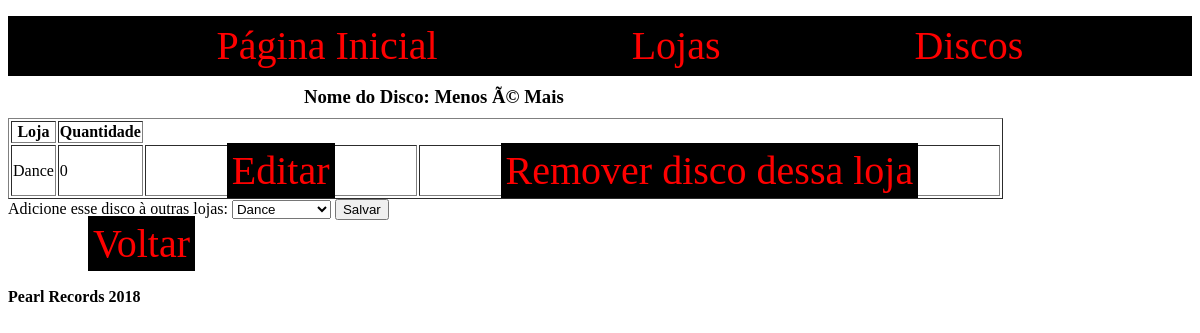
The page /verLojas.php?id=3 on the database its author committed.
### tables this page shows
CREATE TABLE `Disco` (
  `IdDisco` int(11) NOT NULL,
  `Artista` varchar(50) NOT NULL,
  `AnoLancado` int(11) NOT NULL,
  `Genero` varchar(50) NOT NULL,
  `Nome` varchar(60) NOT NULL
);

CREATE TABLE `Loja_Disco` (
  `IdLoja` int(11) NOT NULL,
  `IdDisco` int(11) NOT NULL,
  `QtdDisco` int(11) NOT NULL
);

CREATE TABLE `Loja` (
  `IdLoja` int(11) NOT NULL,
  `Dono` varchar(100) NOT NULL,
  `Telefone` varchar(20) NOT NULL,
  `EnderecoRua` varchar(30) NOT NULL,
  `EnderecoNumero` int(11) NOT NULL,
  `EnderecoBairro` varchar(30) NOT NULL,
  `EnderecoCEP` varchar(10) NOT NULL,
  `EnderecoCidade` varchar(50) NOT NULL,
  `Nome` varchar(70) DEFAULT NULL
);

### DiscoDAO.php (called while the page is built, shortened)
<?php
	class DiscoDAO{
		public function conectar(){
			$servidor = "localhost";
			$usuario = "root";
			$senha = "";
			$bancodados = "PearlRecords";
			$conexao = new mysqli($servidor, $usuario, $senha, $bancodados);
			return $conexao;
		}
		function buscarPorId($codigo){
			$disco = new Disco();
			try{
				$d = $this->conectar();
				$query = "select * from Disco where IdDisco = {$codigo}";
				$resultado = $d->query($query);
				$registro = mysqli_fetch_assoc($resultado);
				$disco->setIdDisco($registro['IdDisco']);
				$disco->setNomeDisco($registro['Nome']);
				$disco->setArtista($registro['Artista']);
				$disco->setAnoLancado($registro['AnoLancado']);
				$disco->setGenero($registro['Genero']);
			}catch(Exception $ex){
				echo $ex->getFile().' : '.$ex->getLine().' : '.$ex->getMessage();
			}
			return $disco;
		}
	}
?>

### Disco.php (called while the page is built, shortened)
<?php
	class Disco {
		private $nome;
		private $id;
		function getIdDisco(){
			return $this->id;
		}
		function setIdDisco($id){
			$this->id = $id;
		}
		function setNomeDisco($nome){
			$this->nome = $nome;
		}
		function getNomeDisco(){
			return $this->nome;
		}
	}
?>

### loja_discoDAO.php (called while the page is built, shortened)
<?php
	class Loja_DiscoDAO{
		public function conectar(){
			$servidor = "localhost";
			$usuario = "root";
			$senha = "";
			$bancodados = "PearlRecords";
			$conexao = new mysqli($servidor, $usuario, $senha, $bancodados);
			return $conexao;
		}
		public function consultarLojasDoDisco($id){
			$lojas_disco = array();
			try{
				$d = $this->conectar();
				$query = "SELECT * FROM Loja_Disco
					WHERE IdDisco = {$id}";
				$resultado = $d->query($query);
				while($registro = mysqli_fetch_assoc($resultado)){
					$loja_disco = new Loja_Disco();
					$loja_disco->setIdLoja($registro['IdLoja']);
					$loja_disco->setIdDisco($registro['IdDisco']);
					$loja_disco->setQtd($registro['QtdDisco']);
					array_push($lojas_disco, $loja_disco);
				}
			}catch(Exception $ex){
				$situacao = FALSE;
				echo $ex->getFile().' : '.$ex->getLine().' : '.$ex->getMessage();
			}
			return $lojas_disco;
		}
	}
?>

### LojaDAO.php (called while the page is built, shortened)
<?php
	class LojaDAO{
		public function conectar(){
			$servidor = "localhost";
			$usuario = "root";
			$senha = "";
			$bancodados = "PearlRecords";
			$conexao = new mysqli($servidor, $usuario, $senha, $bancodados);
			return $conexao;
		}
		public function listarLojas(){
			$lojas = array();
			try{
				$d = $this->conectar();
				$query = "SELECT * FROM Loja";
				$resultado = $d->query($query);
				while($registro = mysqli_fetch_assoc($resultado)){
					$loja = new Loja();
					$loja->setIdLoja($registro['IdLoja']);
					$loja->setNome($registro['Nome']);
					$loja->setDono($registro['Dono']);
					$loja->setTelefone($registro['Telefone']);
					$loja->setRua($registro['EnderecoRua']);
					$loja->setNumero($registro['EnderecoNumero']);
					$loja->setBairro($registro['EnderecoBairro']);
					$loja->setCEP($registro['EnderecoCEP']);
					$loja->setCidade($registro['EnderecoCidade']);
					array_push($lojas, $loja);
				}
			}catch(Exception $ex){
				$situacao = FALSE;
				echo $ex->getFile().' : '.$ex->getLine().' : '.$ex->getMessage();
			}
			return $lojas;
		}
		function buscarPorId($codigo){
			$loja = new Loja();
			try{
				$d = $this->conectar();
				$query = "select * from Loja where IdLoja = {$codigo}";
				$resultado = $d->query($query);
				$registro = mysqli_fetch_assoc($resultado);
				$loja->setIdLoja($registro['IdLoja']);
				$loja->setNome($registro['Nome']);
				$loja->setDono($registro['Dono']);
				$loja->setTelefone($registro['Telefone']);
				$loja->setRua($registro['EnderecoRua']);
				$loja->setNumero($registro['EnderecoNumero']);
				$loja->setBairro($registro['EnderecoBairro']);
				$loja->setCEP($registro['EnderecoCEP']);
				$loja->setCidade($registro['EnderecoCidade']);
			}catch(Exception $ex){
				echo $ex->getFile().' : '.$ex->getLine().' : '.$ex->getMessage();
			}
			return $loja;
		}
	}
?>

### Loja.php (called while the page is built, shortened)
<?php
	class Loja {
		private $nome;
		private $id;
		function getIdLoja(){
			return $this->id;
		}
		function setIdLoja($id){
			$this->id = $id;
		}
		function setNome($nome){
			$this->nome = $nome;
		}
		function getNome(){
			return $this->nome;
		}
	}
?>

### loja_disco.php (called while the page is built)
<?php
	class Loja_Disco {
		private $qtd;
		private $idDisco;
		private $idLoja;
		function getIdDisco(){
			return $this->idDisco;
		}
		function setIdDisco($id){
			$this->idDisco = $id;
		}
		function getIdLoja(){
			return $this->idLoja;
		}
		function setIdLoja($id){
			$this->idLoja = $id;
		}
		function getQtd(){
			return $this->qtd;
		}
		function setQtd($qtd){
			$this->qtd = $qtd;
		}
	}
?>

### verLojas.php (the view, shortened to what this page needs)
<?php
require_once 'loja_disco.php';
require_once 'loja_discoDAO.php';
$banco_loja_disco = new Loja_DiscoDAO();
$loja_disco = $banco_loja_disco->consultarLojasDoDisco($_GET["id"]);
require_once 'Disco.php';
require_once 'DiscoDAO.php';
$banco_disco = new DiscoDAO();
$disco = $banco_disco->buscarPorId($_GET["id"]);
require_once 'Loja.php';
require_once 'LojaDAO.php';
$banco_loja = new LojaDAO();
$lojas = $banco_loja->listarLojas();
?>
<!DOCTYPE html>
<html>
    <head>
            <link rel="stylesheet" type="text/css" href="Menu.css">
    </head>
    <body>
        <header>
            <nav class="menu">
                <ul>
                    <li><a href = "index.php">Página Inicial</a></li>
                    <li><a href = "listarLojas.php">Lojas</a></li>
                    <li><a href = "listarDiscos.php">Discos</a></li>
                </ul>
            </nav>
        </header>
	<div>
		<h3> Nome do Disco: <?php echo $disco->getNomeDisco() ?> </h3>
	</div>
	<div>
		<table border=1>
			<thead>
			<tr>
				<th> Loja </th>
				<th> Quantidade </th>
			</tr>
			</thead>
			<tbody>
			<?php
				foreach($loja_disco as $relacao){
					$idLoja = $relacao->getIdLoja();
					$loja = $banco_loja->buscarPorId($idLoja);
			?>
				<tr>
					<td><?php echo $loja->getNome() ?></td>
					<td><?php echo $relacao->getQtd() ?></td>
					<td><a href="alterarQtdLoja.php?idD=<?php echo $relacao->getIdDisco();?>&idL=<?php echo $relacao->getIdLoja();?>" class="tablebutton">Editar</a></td>
					<td><a href="loja_discoHelper.php?acao=excluirL&idL=<?php echo $relacao->getIdLoja(); ?>&idD=<?php echo $relacao->getIdDisco(); ?>" class="tablebutton">Remover disco dessa loja</a></td>
				</tr>
			<?php   }  ?>
			</tbody>
		</table>
	</div>
	<div class="formulario">
			<form method="post" action="loja_discoHelper.php?acao=adicionarL&idD=<?php echo $disco->getIdDisco(); ?>">
				Adicione esse disco à outras lojas: <select name="idL">
					<?php
				   foreach($lojas as $loja) {
					?>
		           <option value="<?php echo $loja->getIdLoja()?>"> <?php echo $loja->getNome() ?> </option>
					<?php } ?>
  		 		</select>
				<button type="submit">Salvar</button>
			</form>
	</div>
    <a href="listarDiscos.php" class="voltarbutton">Voltar</a>
	<footer>
            <h4>Pearl Records 2018</h4>
        </footer>
    </body>
</html>

### Menu.css (style rules this page uses)
header { height: 60px; background-color: #000000; text-align: center; }
.menu ul li { display:inline-block; line-height: 60px; margin: 0 10px; }
a { text-decoration: none; color: #ff0000; font-size: 40px; background-color: #000000; padding: 5px; margin: 80px; }
h3 { margin: auto; width: 50%; padding: 10px; }

### rows shown on the page
disco: Nome "Menos Ã© Mais"
loja_disco: IdLoja.Nome "Dance", QtdDisco "0"

### other values the page prints
form field idL "Dance"
